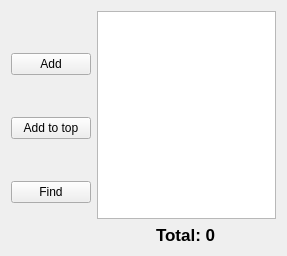
<?xml version="1.0" encoding="UTF-8"?>
<ui version="4.0">
 <class>Widget</class>
 <widget class="QWidget" name="Widget">
  <property name="geometry">
   <rect>
    <x>0</x>
    <y>0</y>
    <width>287</width>
    <height>256</height>
   </rect>
  </property>
  <property name="minimumSize">
   <size>
    <width>287</width>
    <height>256</height>
   </size>
  </property>
  <property name="maximumSize">
   <size>
    <width>287</width>
    <height>256</height>
   </size>
  </property>
  <property name="windowTitle">
   <string>List of matrix</string>
  </property>
  <layout class="QHBoxLayout" name="horizontalLayout">
   <item>
    <layout class="QVBoxLayout" name="verticalLayout_2">
     <property name="spacing">
      <number>0</number>
     </property>
     <property name="bottomMargin">
      <number>0</number>
     </property>
     <item>
      <widget class="QPushButton" name="addBtn">
       <property name="text">
        <string>Add</string>
       </property>
      </widget>
     </item>
     <item>
      <widget class="QPushButton" name="addToTopBtn">
       <property name="text">
        <string>Add to top</string>
       </property>
      </widget>
     </item>
     <item>
      <widget class="QPushButton" name="findBtn">
       <property name="text">
        <string>Find</string>
       </property>
      </widget>
     </item>
    </layout>
   </item>
   <item>
    <layout class="QVBoxLayout" name="verticalLayout">
     <item>
      <widget class="QListView" name="listView"/>
     </item>
     <item alignment="Qt::AlignHCenter">
      <widget class="QLabel" name="totalLabel">
       <property name="font">
        <font>
         <pointsize>13</pointsize>
         <weight>75</weight>
         <bold>true</bold>
        </font>
       </property>
       <property name="text">
        <string>Total: 0</string>
       </property>
       <property name="alignment">
        <set>Qt::AlignLeading|Qt::AlignLeft|Qt::AlignVCenter</set>
       </property>
      </widget>
     </item>
    </layout>
   </item>
  </layout>
 </widget>
 <layoutdefault spacing="6" margin="11"/>
 <resources/>
 <connections/>
</ui>
